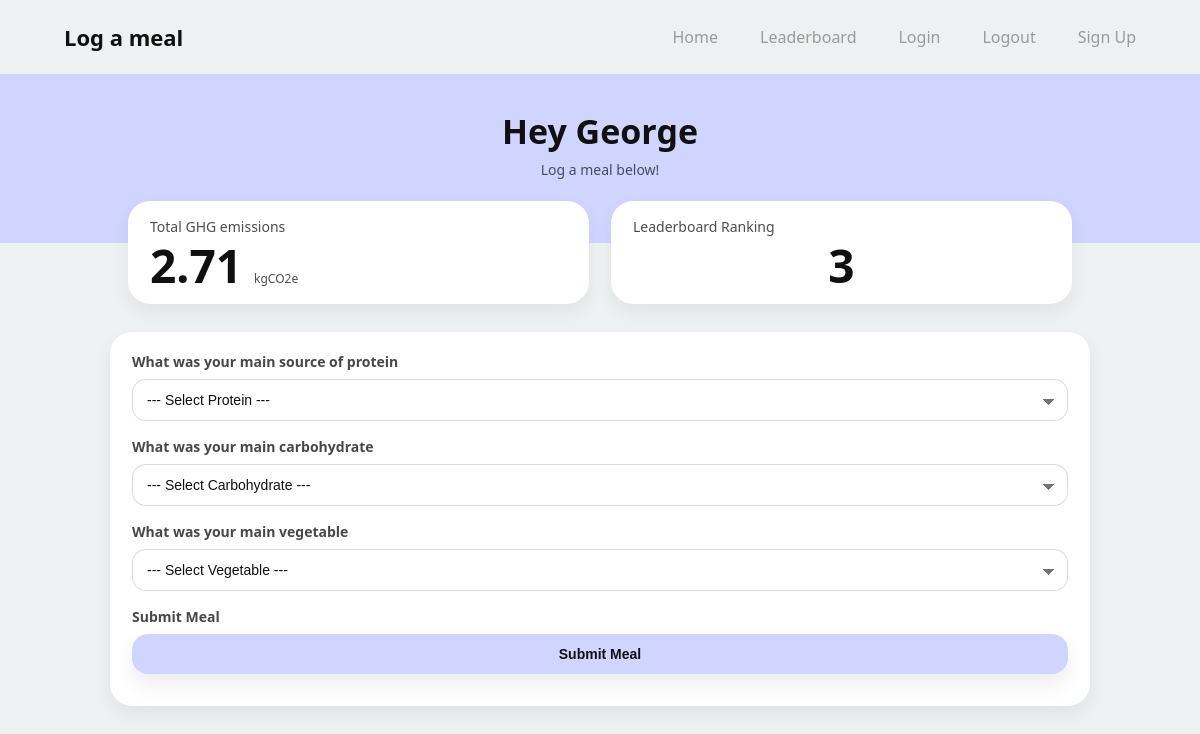
The page /log_meal (signed in) on the database as committed earlier.
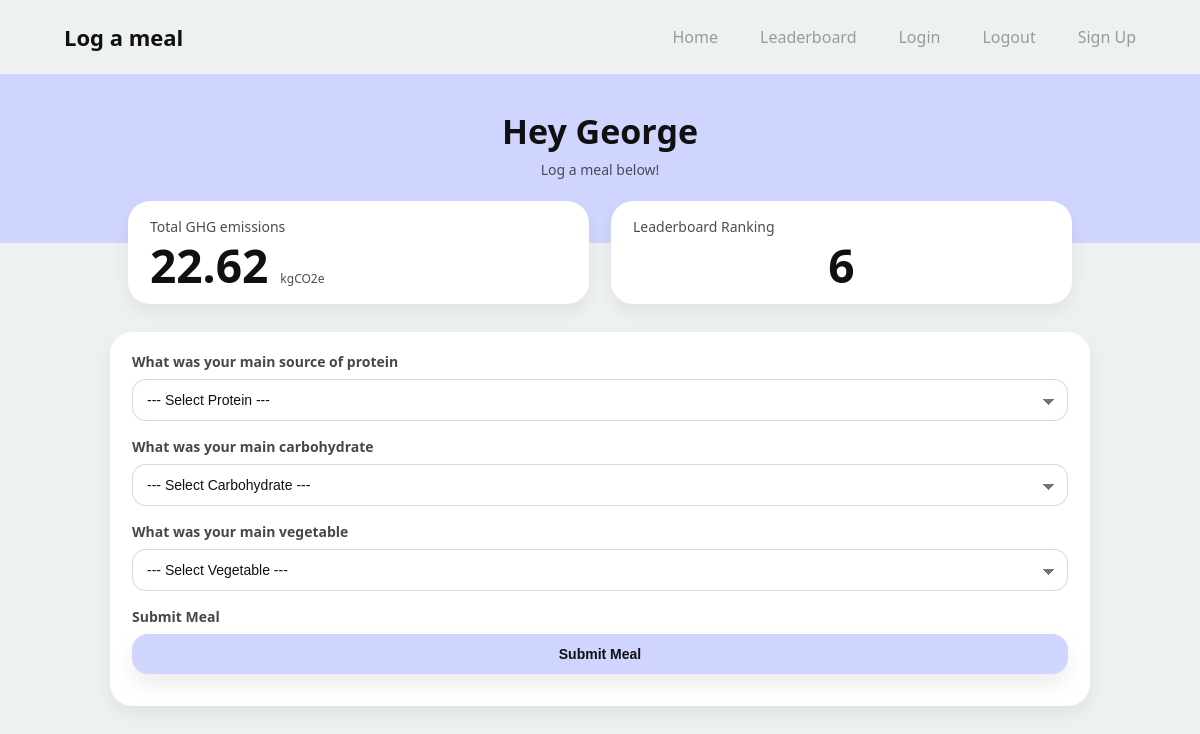
The same page on the database as committed later.
### app/models.py (models this page shows, shortened)
class User(db.Model,UserMixin):
    __tablename__ = 'users'
    id: so.Mapped[int] = so.mapped_column(primary_key=True)
    username: so.Mapped[str] = so.mapped_column(sa.String(63), index=True, unique=True)
    email: so.Mapped[str] = so.mapped_column(sa.String(119), index=True, unique=True)
    password_hash: so.Mapped[Optional[str]] = so.mapped_column(sa.String(255))
    weekly_score: so.Mapped[int] = so.mapped_column(sa.Integer, index=True, default=0)
    meals: so.Mapped[list['Meal']] = so.relationship(back_populates='user')
    def get_leaderboard(self):
        leaderboard = []
        for user in User.query.all():
            leaderboard.append((user.weekly_score, user.username))
        leaderboard.sort()
        return leaderboard

### app/routes.py (the view, shortened to what this page needs)
@app.route("/log_meal",methods=["GET","POST"])
def log_meal():
    leaderboard = current_user.get_leaderboard()
    for i in leaderboard:
        if i[1] == current_user.username:
            rank = leaderboard.index(i) + 1
    emissions = current_user.weekly_score
    form = LogMeal()
    return render_template("log_meal.html",
                           form=form,
                           rank=rank,
                           emissions=emissions,
                           user_name=current_user.username)

### app/models.py (called while the page is built)
@login.user_loader
def load_user(id):
    return db.session.get(User, int(id))

### app/templates/log_meal.html (shortened to what this page needs)
{% extends "base.html" %}
{% block styles %}
<link rel="stylesheet" href="{{ url_for('static', filename='css/log_meal.css') }}">
{% endblock %}
{% block content %}
<main class="dash">
    <section class="dash-hero">
        <h1 class="dash-title">{{"Hey " + user_name if user_name else "You are not logged in" }}</h1>
        <p class="dash-subtitle">Log a meal below!</p>
    </section>
    <section class="stats">
        <div class="stat-card">
            <div class="stat-label">Total GHG emissions</div>
            <div class="stat-row">
                <div class="stat-value">{{ emissions|round(2) if emissions else 0 }}</div>
                <div class="stat-unit">kgCO2e</div>
            </div>
        </div>
        <div class="stat-card stat-card--right">
            <div class="stat-label">Leaderboard Ranking</div>
            <div class="rank-row">
                <div class="rank-value">{{ rank if rank else 0 }}</div>
            </div>
        </div>
    </section>
    <form action="" method="post" novalidate>
        <p>
            {{ form.protein_selected.label }} <br>
            {{ form.protein_selected }} <br>
        </p>
        <p> {{ form.carb_selected.label }} <br>
            {{ form.carb_selected }} <br>
        <p> {{ form.veg_selected.label }} <br>
            {{ form.veg_selected }} <br>
        </p>
        <p> {{ form.submit.label }}
            {{ form.submit }} <br>
        </p>
    </form>
</main>
{% endblock %}

Rows that differ between the two databases and show on the page:
changed User "Hey George": weekly_score "2.71" → "22.62"
Other text that changed with them:
{{ rank if rank else 0 }}: "3" → "6"
